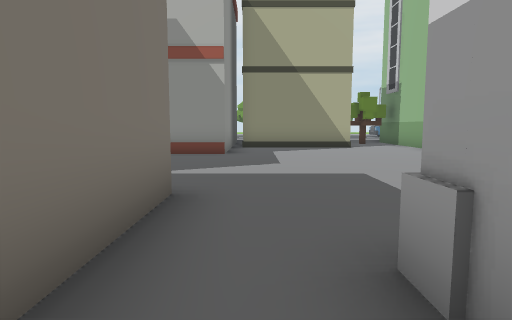
view 1 (above)

24 first-person views from a walk through a scene from a Unity 3-D project. The camera is 1.5 m above the floor, tilts 6° down and sees 75° across. The floor is counted in squares, 2 m on a side. Each view is taken from the middle of a square. On the plan, view 1 faces up. The plan holds only what a view shows up to about 11 squares ahead; the rest is blank. The place goes on beyond the plan. Some animated figures are not drawn.

view 2
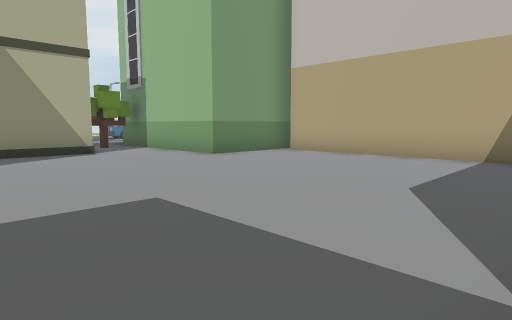

view 3
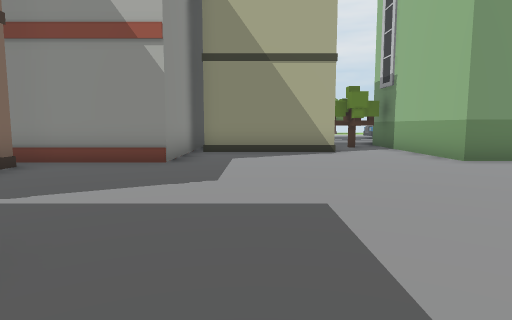

view 4
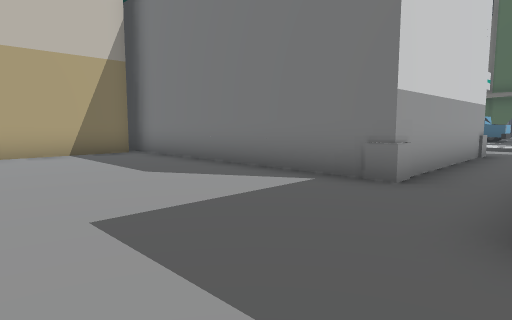

view 5
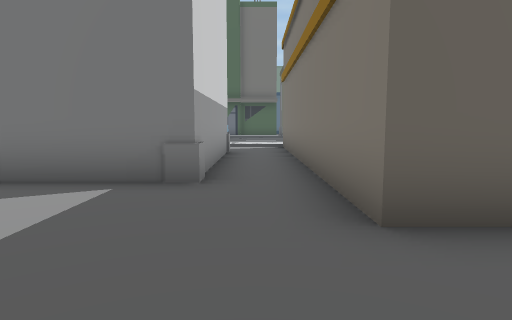

view 6
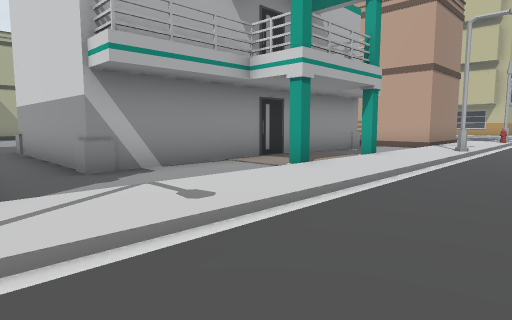

view 7
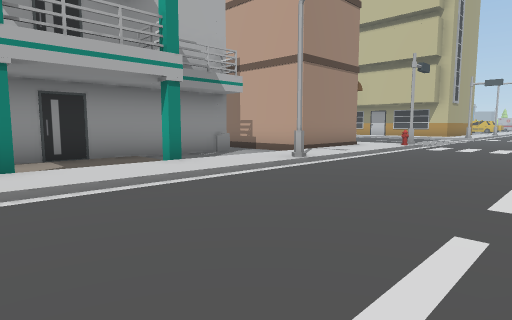

view 8
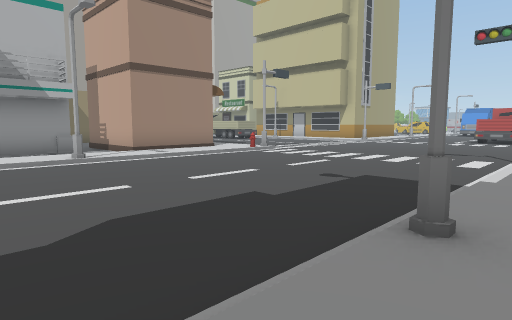

view 9
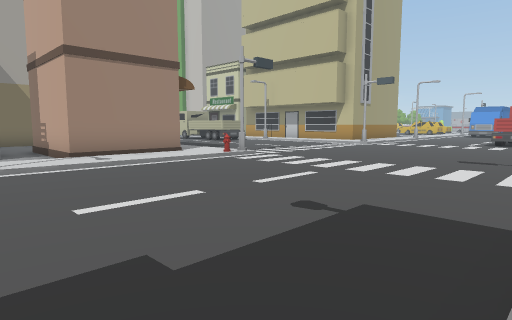

view 10
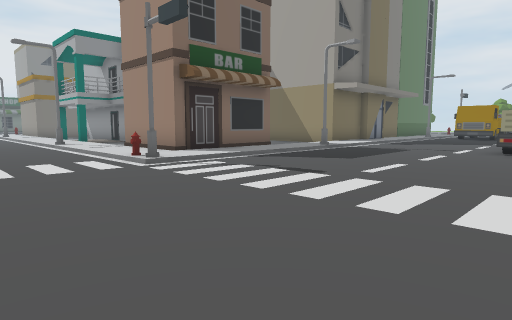

view 11
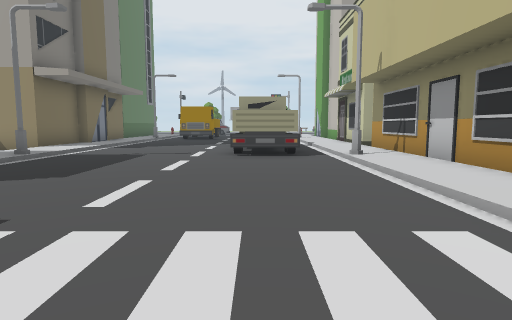

view 12
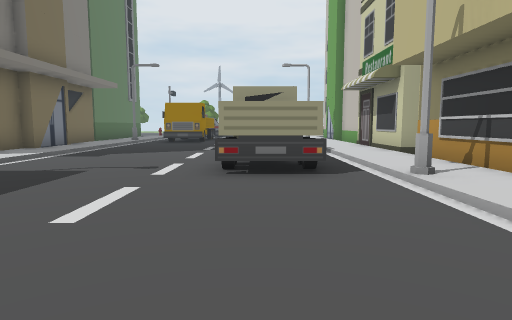

view 13
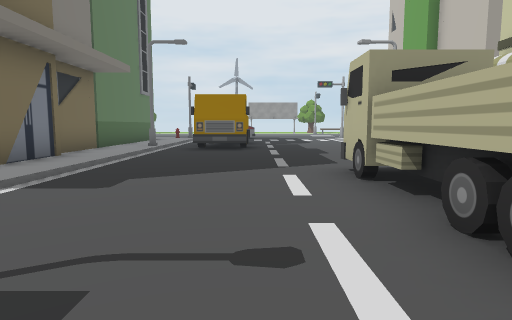

view 14
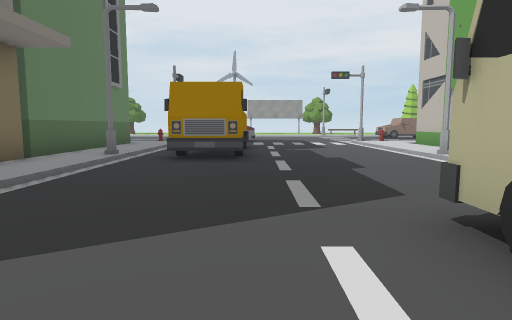

view 15
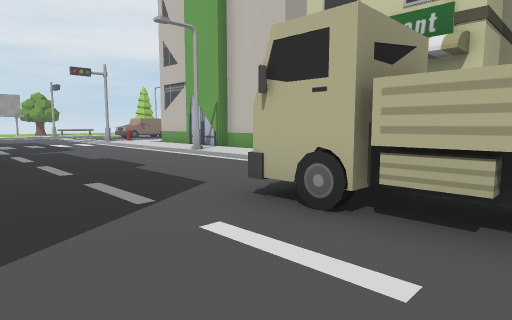

view 16
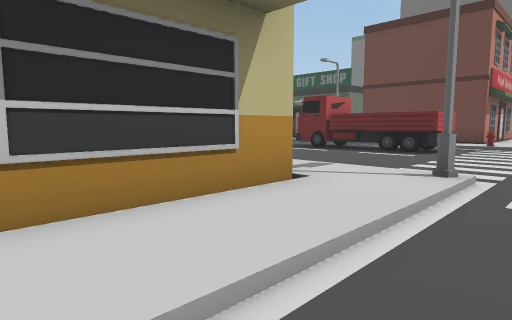

view 17
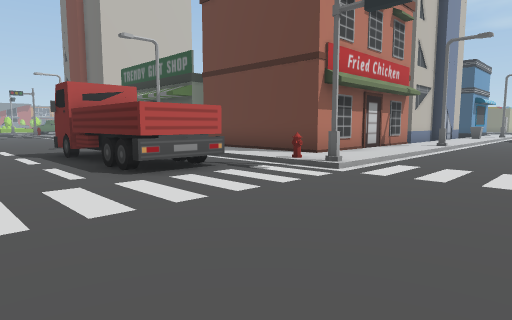

view 18
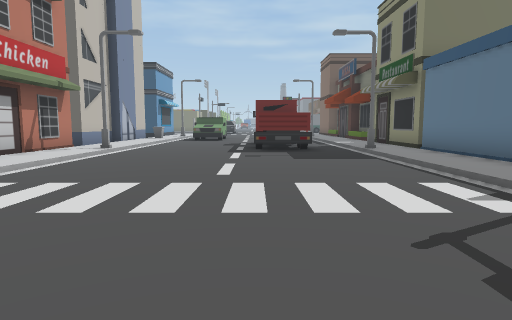

view 19
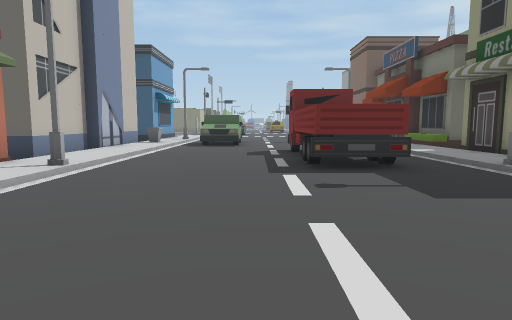

view 20
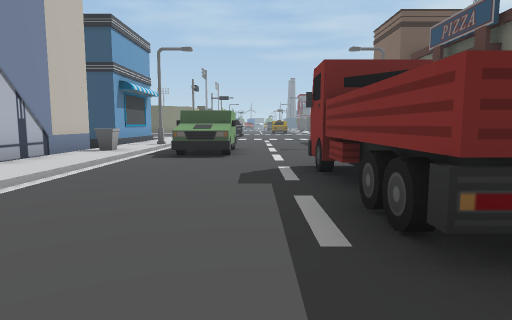

view 21
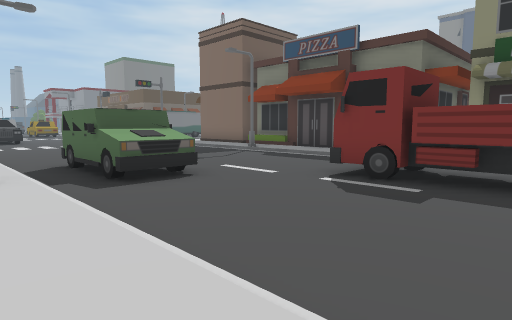

view 22
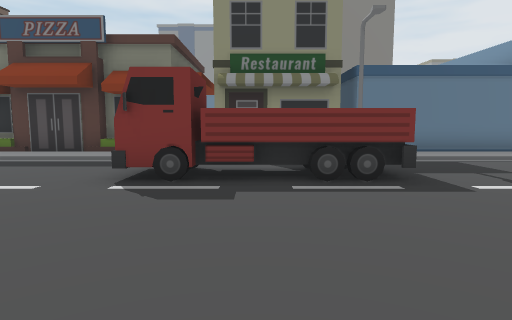

view 23
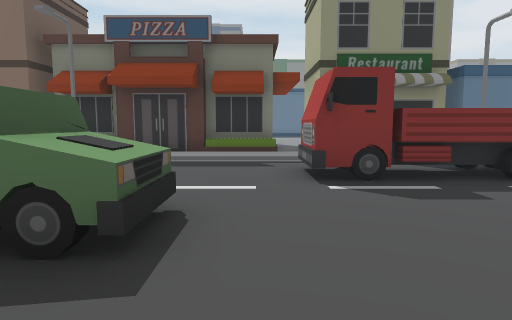

view 24
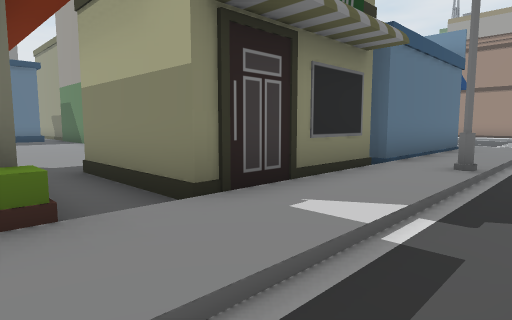

### Floor plan
Key: @ floor where view 1 was taken; # wall or solid block; . main floor; : floor 0.25 m higher than the main floor; / step, stairs or slope; ^ raised ledge; O other object.
Columns run from 2 left of view 1 to 26 right of it. Each row starts with its distance up from view 1.
 13  ^    OO       O:/ O..../:O
 12  ^    ..O      O:/ O..../:O
 11  ^OOOO..O      O:/ O..../:O
 10  #......O      O:OOO....O:O
  9 ##......OOO    O:/.O..../:O
  8 ..........O    O:/....../:OO
  7 ..........O    O:/....../:O
  6 ..........O     O/...... :O
  5 ..........O     O/..... /:O
  4 ..........O    O:/....O /:OOO
  3 OO........O    O:/....OO/:
  2  O........OO  OO:/....O /:O
  1  O.#######      :/....OO/:O
  0  O@#            :/....OO/:O
 -1  O.#             O......O:O
 -2  O.#        .###:/....../:O
 -3  O.#########.###:/....../:O
 -4  O...........###:/....../:O
 -5  O....#.#....###:/....../:O
 -6  ::::::::::::::::/....../::
 -7   /////////O////O/......#///
 -8   ...........................
 -9  ............................
-10      ........................
-11      ........................
-12         ..................OOO
-13         ..................OO
-14         ///O///// ....../O//
-15         :::::   :/....../::::
-16                #:/....../:###
-17                #:/....../:#
-18                #:/....../:#
-19                #:/....../:#
-20                #:O......O:#
-21              OOO:/.OO.../:#
-22                O:/.OO.../:O
-23       .....    O:/. O.../:O
-24       .......OOO:/.OO.../:O
-25          .......:/.OO.../:O
-26             OOOO:/....../:O
-27                O:/....OO/:O
-28                O:/....OO/OO
-29                O:/....OO/:
-30                O:O.... .O:#

Where each view was taken, in squares from view 1:
view 1: 0 up, 0 right, facing up
view 2: 2 up, 0 right, facing up-right
view 3: 2 up, 1 right, facing up
view 4: 6 up, 1 left, facing down-right
view 5: 6 up, 0 right, facing down
view 6: 9 down, 1 left, facing up-right
view 7: 11 down, 3 right, facing up-right
view 8: 15 down, 6 right, facing up-right
view 9: 14 down, 8 right, facing up-right
view 10: 10 down, 21 right, facing up-left
view 11: 8 down, 20 right, facing up
view 12: 5 down, 20 right, facing up
view 13: 1 down, 18 right, facing up
view 14: 2 up, 18 right, facing up
view 15: 2 up, 17 right, facing up-right
view 16: 2 down, 21 right, facing down-right
view 17: 9 down, 19 right, facing down-right
view 18: 11 down, 18 right, facing down
view 19: 15 down, 19 right, facing down
view 20: 19 down, 19 right, facing down
view 21: 22 down, 23 right, facing down-left
view 22: 23 down, 23 right, facing left
view 23: 26 down, 23 right, facing left
view 24: 26 down, 16 right, facing up-left
